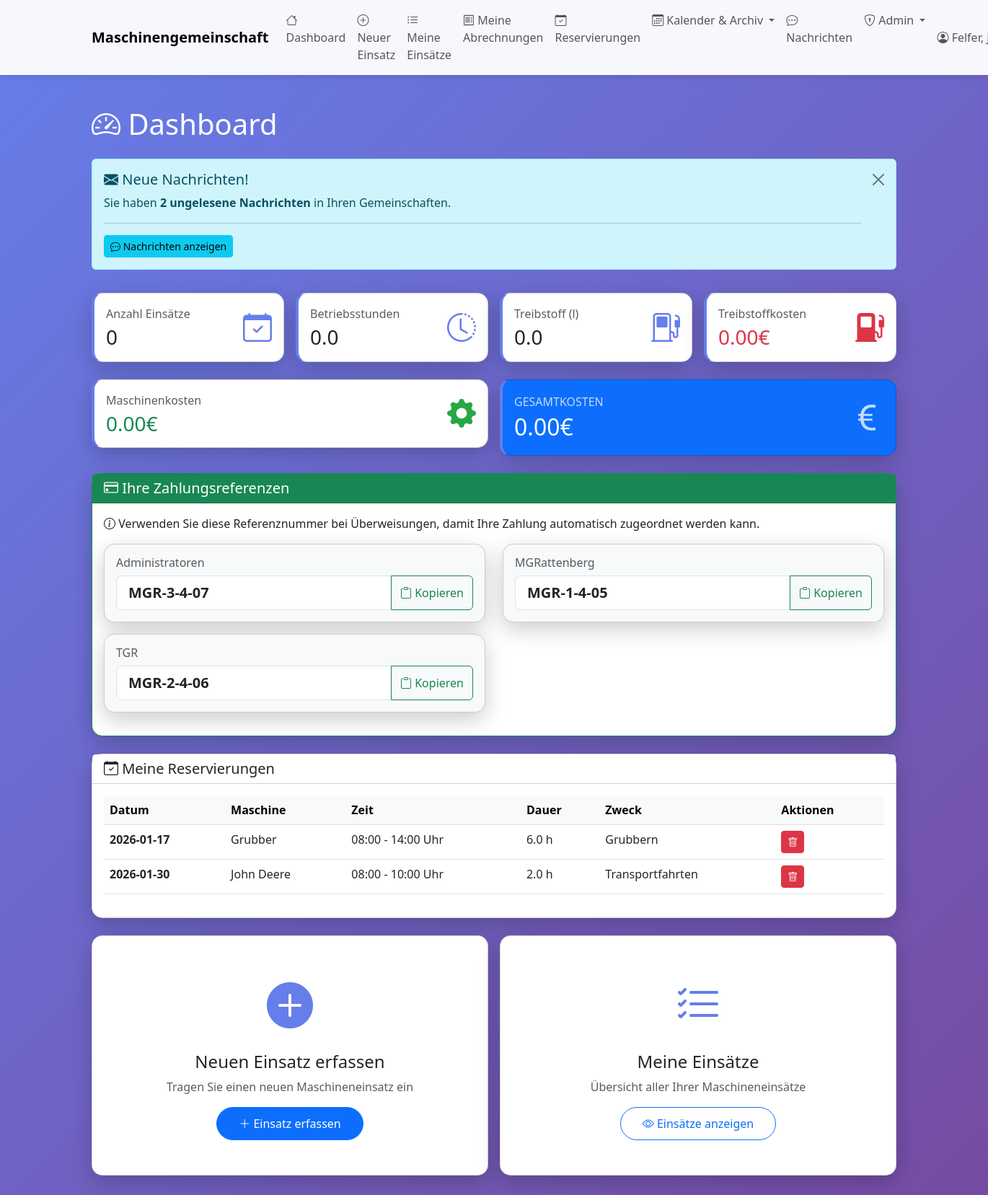
Screenshot of /dashboard (signed in) with the database file from the repository.
### tables this page shows
CREATE TABLE zahlungsreferenzen (
                id INTEGER PRIMARY KEY AUTOINCREMENT,
                benutzer_id INTEGER NOT NULL,
                gemeinschaft_id INTEGER NOT NULL,
                referenznummer TEXT UNIQUE NOT NULL,
                erstellt_am TIMESTAMP DEFAULT CURRENT_TIMESTAMP,
                aktiv BOOLEAN DEFAULT 1,
                FOREIGN KEY (benutzer_id) REFERENCES benutzer(id) ON DELETE CASCADE,
                FOREIGN KEY (gemeinschaft_id) REFERENCES gemeinschaften(id) ON DELETE CASCADE,
                UNIQUE(benutzer_id, gemeinschaft_id)
            );

CREATE TABLE gemeinschaften (
                id INTEGER PRIMARY KEY AUTOINCREMENT,
                name TEXT NOT NULL UNIQUE,
                beschreibung TEXT,
                erstellt_am TIMESTAMP DEFAULT CURRENT_TIMESTAMP,
                aktiv BOOLEAN DEFAULT 1
            , anfangssaldo_bank REAL DEFAULT 0.0, anfangssaldo_datum DATE DEFAULT NULL, bank_name TEXT, bank_iban TEXT, bank_bic TEXT, bank_kontoinhaber TEXT);

CREATE TABLE maschinen_reservierungen (
                id INTEGER PRIMARY KEY AUTOINCREMENT,
                maschine_id INTEGER NOT NULL,
                benutzer_id INTEGER NOT NULL,
                datum DATE NOT NULL,
                uhrzeit_von TIME NOT NULL,
                uhrzeit_bis TIME NOT NULL,
                nutzungsdauer_stunden REAL NOT NULL,
                zweck TEXT,
                bemerkung TEXT,
                status TEXT DEFAULT 'aktiv',
                erstellt_am TIMESTAMP DEFAULT CURRENT_TIMESTAMP,
                geaendert_am TIMESTAMP DEFAULT CURRENT_TIMESTAMP,
                FOREIGN KEY (maschine_id) REFERENCES maschinen(id) ON DELETE CASCADE,
                FOREIGN KEY (benutzer_id) REFERENCES benutzer(id) ON DELETE CASCADE
            );

CREATE TABLE maschinen (
    id INTEGER PRIMARY KEY AUTOINCREMENT,
    bezeichnung TEXT NOT NULL,
    hersteller TEXT,
    modell TEXT,
    baujahr INTEGER,
    kennzeichen TEXT,
    anschaffungsdatum DATE,
    stundenzaehler_aktuell REAL,
    naechste_wartung_bei REAL,
    aktiv BOOLEAN DEFAULT 1,
    bemerkungen TEXT
, abrechnungsart TEXT DEFAULT 'stunden', preis_pro_einheit REAL DEFAULT 0.0, wartungsintervall INTEGER DEFAULT 50, naechste_wartung REAL, anmerkungen TEXT, erfassungsmodus TEXT DEFAULT 'fortlaufend', gemeinschaft_id INTEGER DEFAULT 1 REFERENCES gemeinschaften(id), anschaffungspreis REAL DEFAULT 0.0, abschreibungsdauer_jahre INTEGER DEFAULT 10, treibstoff_berechnen BOOLEAN DEFAULT 0);

### web_app.py (the view)
@app.route('/dashboard')
@login_required
def dashboard():
    archiviere_abgelaufene_reservierungen()
    with MaschinenDBContext(DB_PATH) as db:
        benutzer_id = session['benutzer_id']
        statistik = db.get_statistik_benutzer(benutzer_id)
        treibstoffkosten = statistik.get('gesamt_kosten', 0) or 0
        maschinenkosten = statistik.get('gesamt_maschinenkosten', 0) or 0
        statistik['gesamtkosten'] = treibstoffkosten + maschinenkosten
        einsaetze = db.get_einsaetze_by_benutzer(benutzer_id)
        letzte_einsaetze = einsaetze[:10] if einsaetze else []
        cursor = db.connection.cursor()
        cursor.execute("""
            SELECT
                g.id,
                g.name,
                COUNT(e.id) as anzahl_einsaetze,
                SUM(
                    CASE
                        WHEN m.abrechnungsart = 'stunden' THEN (e.endstand - e.anfangstand) * COALESCE(m.preis_pro_einheit, 0)
                        ELSE COALESCE(e.flaeche_menge, 0) * COALESCE(m.preis_pro_einheit, 0)
                    END
                ) as maschinenkosten
            FROM maschineneinsaetze e
            JOIN maschinen m ON e.maschine_id = m.id
            JOIN gemeinschaften g ON m.gemeinschaft_id = g.id
            WHERE e.benutzer_id = ?
            GROUP BY g.id, g.name
            ORDER BY g.name
        """, (benutzer_id,))
        columns = [desc[0] for desc in cursor.description]
        schulden_nach_gemeinschaft = []
        for row in cursor.fetchall():
            d = dict(zip(columns, row))
            d['bezeichnung'] = d['name']  # Mapping fÃ¼r Template
            d['gesamtkosten'] = d['maschinenkosten'] or 0
            schulden_nach_gemeinschaft.append(d)
        cursor.execute("""
            SELECT r.*, m.bezeichnung as maschine_bezeichnung
            FROM maschinen_reservierungen r
            JOIN maschinen m ON r.maschine_id = m.id
            WHERE r.benutzer_id = ?
              AND r.datum >= date('now')
              AND r.status = 'aktiv'
            ORDER BY r.datum, r.uhrzeit_von
        """, (benutzer_id,))
        columns = [desc[0] for desc in cursor.description]
        reservierungen = [dict(zip(columns, row)) for row in cursor.fetchall()]
        cursor.execute("""
            SELECT COUNT(*) FROM gemeinschafts_nachrichten n
            JOIN mitglied_gemeinschaft mg ON n.gemeinschaft_id = mg.gemeinschaft_id
            LEFT JOIN nachricht_gelesen ng ON n.id = ng.nachricht_id AND ng.benutzer_id = ?
            WHERE mg.mitglied_id = ? AND ng.id IS NULL
        """, (benutzer_id, benutzer_id))
        ungelesene_nachrichten = cursor.fetchone()[0]
        cursor.execute("""
            SELECT z.*, g.name as gemeinschaft_name
            FROM zahlungsreferenzen z
            JOIN gemeinschaften g ON z.gemeinschaft_id = g.id
            WHERE z.benutzer_id = ? AND z.aktiv = 1
            ORDER BY g.name
        """, (benutzer_id,))
        columns = [desc[0] for desc in cursor.description]
        zahlungsreferenzen = [dict(zip(columns, row)) for row in cursor.fetchall()]
    return render_template('dashboard.html',
                         statistik=statistik,
                         einsaetze=letzte_einsaetze,
                         schulden_nach_gemeinschaft=schulden_nach_gemeinschaft,
                         reservierungen=reservierungen,
                         ungelesene_nachrichten=ungelesene_nachrichten,
                         zahlungsreferenzen=zahlungsreferenzen)

### templates/dashboard.html (shortened to what this page needs)
{% extends "base.html" %}
{% block content %}
<div class="row mt-4">
    <div class="col-12">
        <h1 class="text-white mb-4">
            <i class="bi bi-speedometer2"></i> Dashboard
        </h1>
    </div>
</div>
{% if ungelesene_nachrichten > 0 %}
<div class="row mb-3">
    <div class="col-12">
        <div class="alert alert-info alert-dismissible fade show" role="alert">
            <h5 class="alert-heading">
                <i class="bi bi-envelope-fill"></i> Neue Nachrichten!
            </h5>
            <p class="mb-2">
                Sie haben <strong>{{ ungelesene_nachrichten }} ungelesene Nachricht{% if ungelesene_nachrichten > 1 %}en{% endif %}</strong> in Ihren Gemeinschaften.
            </p>
            <hr>
            <a href="{{ url_for('nachrichten') }}" class="btn btn-info btn-sm">
                <i class="bi bi-chat-dots"></i> Nachrichten anzeigen
            </a>
            <button type="button" class="btn-close" data-bs-dismiss="alert" aria-label="Close"></button>
        </div>
    </div>
</div>
{% endif %}
<div class="row g-3 mb-4">
    <div class="col-md-3">
        <div class="card stat-card">
            <div class="card-body">
                <div class="d-flex justify-content-between align-items-center">
                    <div>
                        <p class="text-muted mb-1">Anzahl Einsätze</p>
                        <h3 class="mb-0">{{ statistik.anzahl_einsaetze or 0 }}</h3>
                    </div>
                    <i class="bi bi-calendar-check" style="font-size: 2.5rem; color: #667eea;"></i>
                </div>
            </div>
        </div>
    </div>
    <div class="col-md-3">
        <div class="card stat-card">
            <div class="card-body">
                <div class="d-flex justify-content-between align-items-center">
                    <div>
                        <p class="text-muted mb-1">Betriebsstunden</p>
                        <h3 class="mb-0">{{ "%.1f"|format(statistik.gesamt_stunden or 0) }}</h3>
                    </div>
                    <i class="bi bi-clock-history" style="font-size: 2.5rem; color: #667eea;"></i>
                </div>
            </div>
        </div>
    </div>
    <div class="col-md-3">
        <div class="card stat-card">
            <div class="card-body">
                <div class="d-flex justify-content-between align-items-center">
                    <div>
                        <p class="text-muted mb-1">Treibstoff (l)</p>
                        <h3 class="mb-0">{{ "%.1f"|format(statistik.gesamt_treibstoff or 0) }}</h3>
                    </div>
                    <i class="bi bi-fuel-pump" style="font-size: 2.5rem; color: #667eea;"></i>
                </div>
            </div>
        </div>
    </div>
    <div class="col-md-3">
        <div class="card stat-card">
            <div class="card-body">
                <div class="d-flex justify-content-between align-items-center">
                    <div>
                        <p class="text-muted mb-1">Treibstoffkosten</p>
                        <h3 class="mb-0 text-danger">{{ "%.2f"|format(statistik.gesamt_kosten or 0) }}€</h3>
                    </div>
                    <i class="bi bi-fuel-pump-fill" style="font-size: 2.5rem; color: #dc3545;"></i>
                </div>
            </div>
        </div>
    </div>
</div>
<div class="row g-3 mb-4">
    <div class="col-md-6">
        <div class="card stat-card">
            <div class="card-body">
                <div class="d-flex justify-content-between align-items-center">
                    <div>
                        <p class="text-muted mb-1">Maschinenkosten</p>
                        <h3 class="mb-0 text-success">{{ "%.2f"|format(statistik.gesamt_maschinenkosten or 0) }}€</h3>
                    </div>
                    <i class="bi bi-gear-fill" style="font-size: 2.5rem; color: #28a745;"></i>
                </div>
            </div>
        </div>
    </div>
    <div class="col-md-6">
        <div class="card stat-card bg-primary text-white">
            <div class="card-body">
                <div class="d-flex justify-content-between align-items-center">
                    <div>
                        <p class="mb-1 opacity-75">GESAMTKOSTEN</p>
                        <h2 class="mb-0">{{ "%.2f"|format(statistik.gesamtkosten or 0) }}€</h2>
                    </div>
                    <i class="bi bi-currency-euro" style="font-size: 3rem; opacity: 0.75;"></i>
                </div>
            </div>
        </div>
    </div>
</div>
{% if zahlungsreferenzen %}
<div class="row mb-4">
    <div class="col-12">
        <div class="card border-success">
            <div class="card-header bg-success text-white">
                <h5 class="mb-0">
                    <i class="bi bi-credit-card"></i> Ihre Zahlungsreferenzen
                </h5>
            </div>
            <div class="card-body">
                <p class="mb-3">
                    <i class="bi bi-info-circle"></i>
                    Verwenden Sie diese Referenznummer bei Überweisungen, damit Ihre Zahlung automatisch zugeordnet werden kann.
                </p>
                <div class="row">
                    {% for ref in zahlungsreferenzen %}
                    <div class="col-md-6 mb-3">
                        <div class="card bg-light">
                            <div class="card-body">
                                <h6 class="text-muted mb-2">{{ ref.gemeinschaft_name }}</h6>
                                <div class="input-group">
                                    <input type="text" class="form-control form-control-lg fw-bold"
                                           value="{{ ref.referenznummer }}"
                                           id="ref_{{ ref.id }}"
                                           readonly>
                                    <button class="btn btn-outline-success" type="button"
                                            onclick="copyToClipboard('ref_{{ ref.id }}', this)">
                                        <i class="bi bi-clipboard"></i> Kopieren
                                    </button>
                                </div>
                            </div>
                        </div>
                    </div>
                    {% endfor %}
                </div>
            </div>
        </div>
    </div>
</div>
{% endif %}
{% if reservierungen %}
<div class="row mb-4">
    <div class="col-12">
        <div class="card">
            <div class="card-header bg-white">
                <h5 class="mb-0">
                    <i class="bi bi-calendar-check"></i> Meine Reservierungen
                </h5>
            </div>
            <div class="card-body">
                <div class="table-responsive">
                    <table class="table table-hover">
                        <thead class="table-light">
                            <tr>
                                <th>Datum</th>
                                <th>Maschine</th>
                                <th>Zeit</th>
                                <th>Dauer</th>
                                <th>Zweck</th>
                                <th>Aktionen</th>
                            </tr>
                        </thead>
                        <tbody>
                            {% for res in reservierungen %}
                            <tr>
                                <td><strong>{{ res.datum }}</strong></td>
                                <td>{{ res.maschine_bezeichnung }}</td>
                                <td>{{ res.uhrzeit_von }} - {{ res.uhrzeit_bis }} Uhr</td>
                                <td>{{ res.nutzungsdauer_stunden }} h</td>
                                <td>{{ res.zweck or '-' }}</td>
                                <td>
                                    <form method="POST" action="{{ url_for('reservierung_stornieren', reservierung_id=res.id) }}"
                                          style="display: inline;" onsubmit="return confirm('Reservierung wirklich stornieren?');">
                                        <button type="submit" class="btn btn-sm btn-danger" title="Stornieren">
                                            <i class="bi bi-trash"></i>
                                        </button>
                                    </form>
                                </td>
                            </tr>
                            {% endfor %}
                        </tbody>
                    </table>
                </div>
            </div>
        </div>
    </div>
</div>
{% endif %}
<div class="row g-3 mb-4">
    <div class="col-md-6">
        <div class="card h-100">
            <div class="card-body text-center p-5">
                <i class="bi bi-plus-circle-fill" style="font-size: 4rem; color: #667eea;"></i>
                <h4 class="mt-3">Neuen Einsatz erfassen</h4>
                <p class="text-muted">Tragen Sie einen neuen Maschineneinsatz ein</p>
                <a href="{{ url_for('neuer_einsatz') }}" class="btn btn-primary btn-custom">
                    <i class="bi bi-plus-lg"></i> Einsatz erfassen
                </a>
            </div>
        </div>
    </div>
    <div class="col-md-6">
        <div class="card h-100">
            <div class="card-body text-center p-5">
                <i class="bi bi-list-check" style="font-size: 4rem; color: #667eea;"></i>
                <h4 class="mt-3">Meine Einsätze</h4>
                <p class="text-muted">Übersicht aller Ihrer Maschineneinsätze</p>
                <a href="{{ url_for('meine_einsaetze') }}" class="btn btn-outline-primary btn-custom">
                    <i class="bi bi-eye"></i> Einsätze anzeigen
                </a>
            </div>
        </div>
    </div>
</div>
{% endblock %}

### rows the page displays
zahlungsreferenzen: gemeinschaft_name "Administratoren", referenznummer "MGR-3-4-07"
zahlungsreferenzen: gemeinschaft_name "MGRattenberg", referenznummer "MGR-1-4-05"
zahlungsreferenzen: gemeinschaft_name "TGR", referenznummer "MGR-2-4-06"
maschinen_reservierungen: datum "2026-01-17", maschine_bezeichnung "Grubber", uhrzeit_von "08:00", uhrzeit_bis "14:00", nutzungsdauer_stunden "6.0", zweck "Grubbern"
maschinen_reservierungen: datum "2026-01-30", maschine_bezeichnung "John Deere", uhrzeit_von "08:00", uhrzeit_bis "10:00", nutzungsdauer_stunden "2.0", zweck "Transportfahrten"

### other values shown
{{ session.get('benutzer_name') }} "Felfer,…"
{{ ungelesene_nachrichten }} "2"
{{ statistik.anzahl_einsaetze or 0 }} "0"
{{ "%.1f"|format(statistik.gesamt_stunden or 0) }} "0.0"
{{ "%.1f"|format(statistik.gesamt_treibstoff or 0) }} "0.0"
{{ "%.2f"|format(statistik.gesamt_kosten or 0) }} "0.00"
{{ "%.2f"|format(statistik.gesamt_maschinenkosten or 0) }} "0.00"
{{ "%.2f"|format(statistik.gesamtkosten or 0) }} "0.00"
